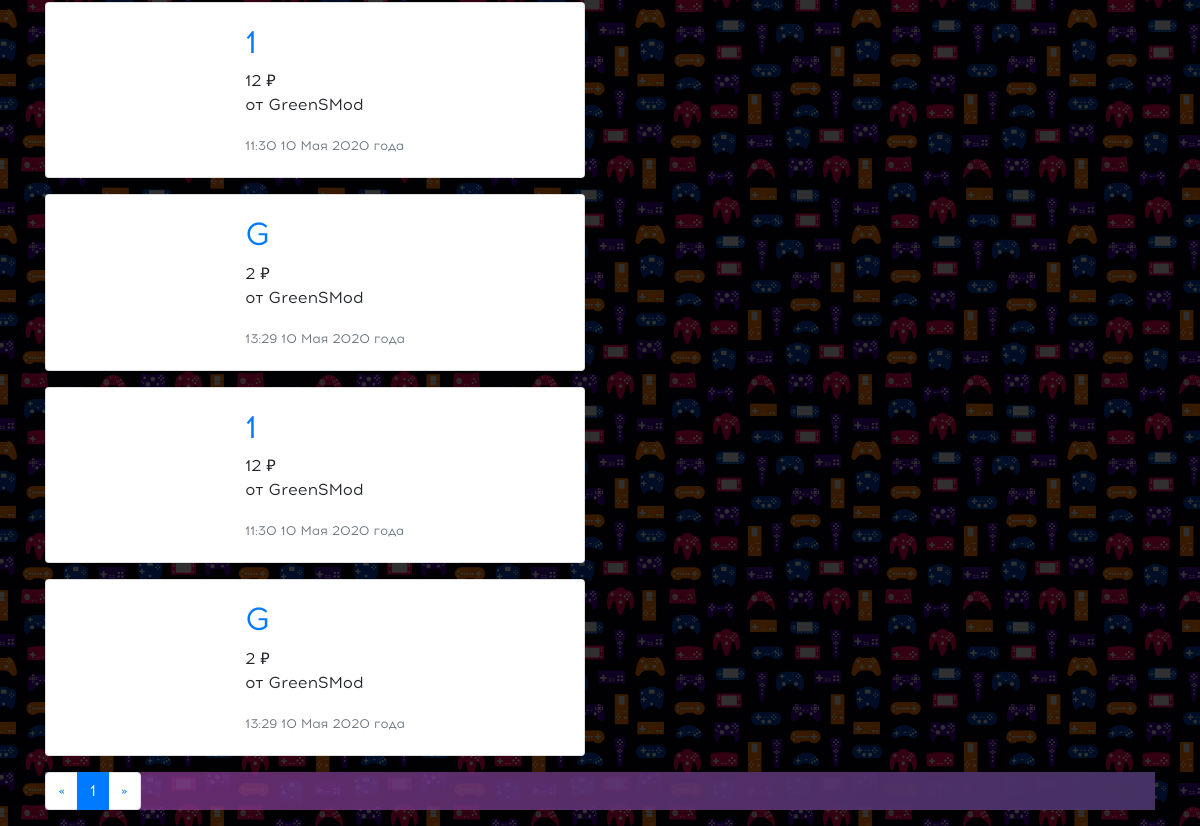
Page /goods/page1 (lower part) on the earlier database version.
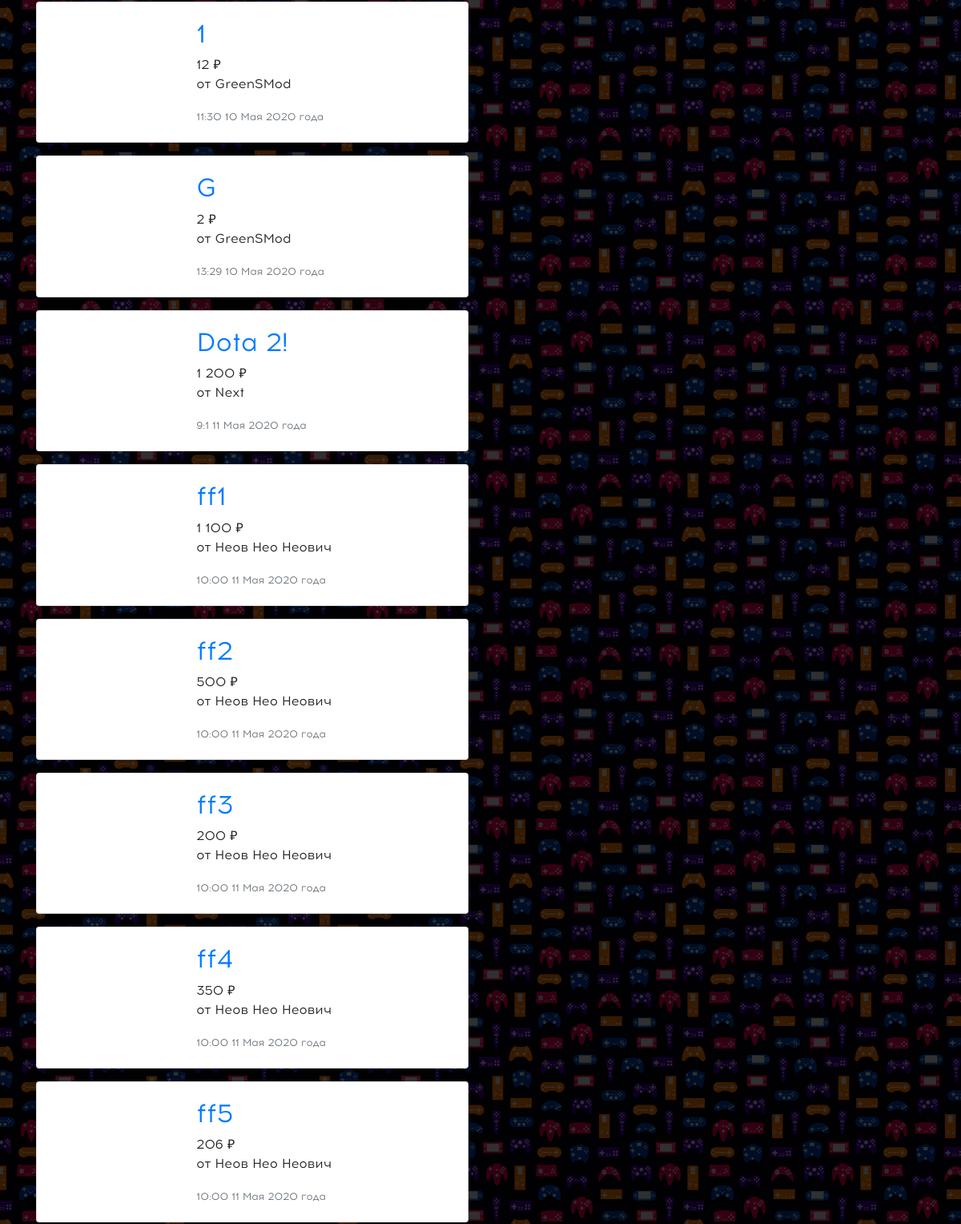
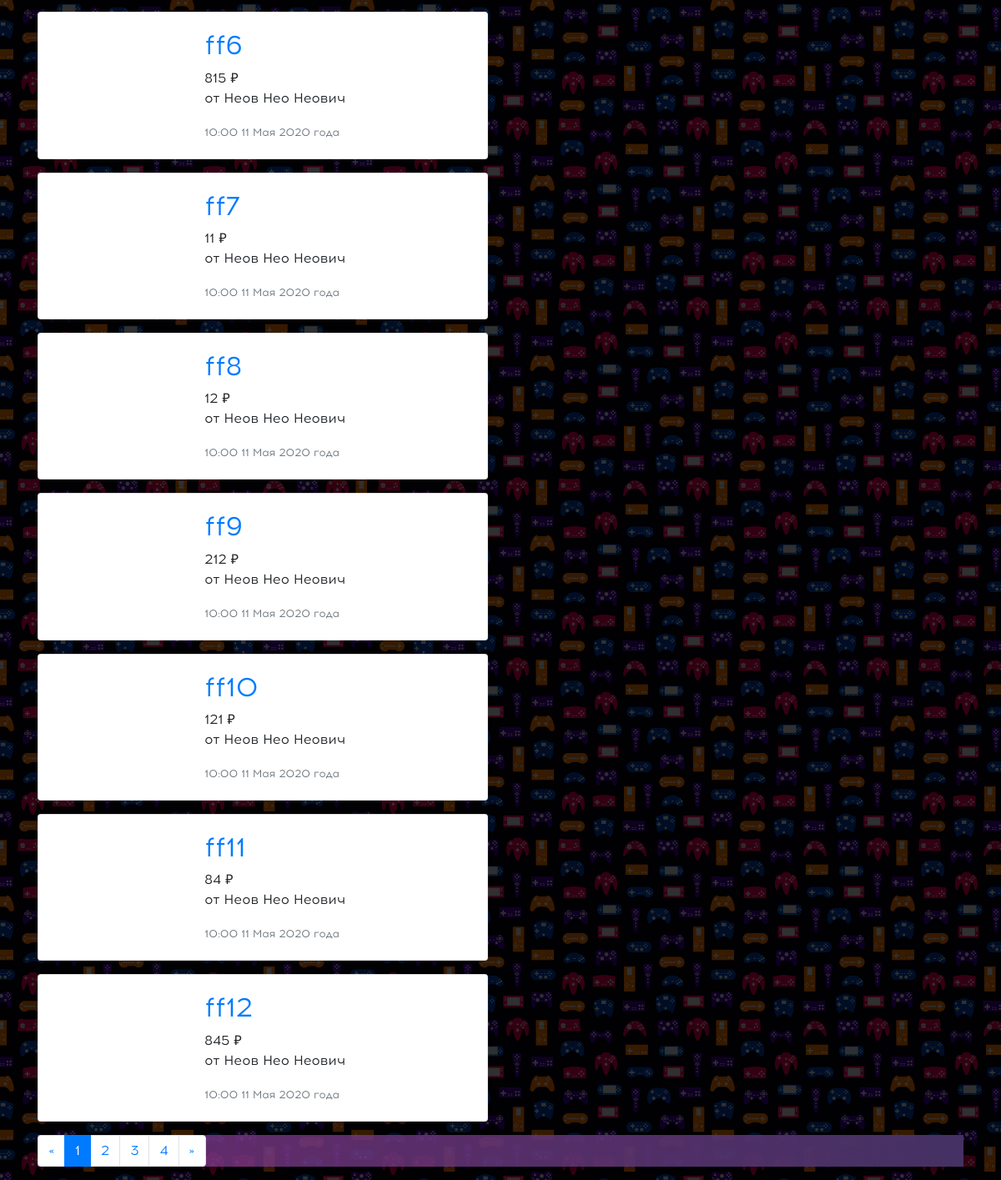
Same page on the later database version (2 pictures, top to bottom).
### data/news.py (models this page shows)
class News(SqlAlchemyBase):
    __tablename__ = 'news'
    id = sqlalchemy.Column(sqlalchemy.Integer,
                           primary_key=True, autoincrement=True)
    category = sqlalchemy.Column(sqlalchemy.String, nullable=True)
    title = sqlalchemy.Column(sqlalchemy.String, nullable=True)
    cost = sqlalchemy.Column(sqlalchemy.String, nullable=True)
    content = sqlalchemy.Column(sqlalchemy.String, nullable=True)
    Dict_Month = {1: "Января", 2: "Февраля", 3: "Марта", 4: "Апреля", 5: "Мая", 6: "Июня",
                  7: "Июля", 8: "Августа", 9: "Сентября", 10: "Октября", 11: "Ноября", 12: "Декабря"}
    DATA = datetime.datetime.now()
    DATA2 = " ".join([str(i) for i in [str(DATA.hour) + ":" + str(DATA.minute),
                                       DATA.day, Dict_Month[DATA.month], DATA.year, "года"]])
    created_date = sqlalchemy.Column(sqlalchemy.String,
                                     default=DATA2)
    is_private = sqlalchemy.Column(sqlalchemy.Boolean, default=True)
    user_id = sqlalchemy.Column(sqlalchemy.Integer,
                                sqlalchemy.ForeignKey("users.id"))
    categories = orm.relation("Category",
                              secondary="association",
                              backref="news")
    user = orm.relation('User')

### data/users.py (models this page shows, shortened)
class User(SqlAlchemyBase, UserMixin):
    __tablename__ = 'users'
    id = sqlalchemy.Column(sqlalchemy.Integer,
                           primary_key=True, autoincrement=True)
    name = sqlalchemy.Column(sqlalchemy.String, nullable=True)
    email = sqlalchemy.Column(sqlalchemy.String,
                              index=True, unique=True, nullable=True)
    status = sqlalchemy.Column(sqlalchemy.String, default="N")
    contacts = sqlalchemy.Column(sqlalchemy.JSON, nullable=True)
    hashed_password = sqlalchemy.Column(sqlalchemy.String, nullable=True)
    is_activate = sqlalchemy.Column(sqlalchemy.Boolean, default=False)
    uuid = sqlalchemy.Column(sqlalchemy.String, nullable=True)
    created_date = sqlalchemy.Column(sqlalchemy.String, nullable=True)
    img = sqlalchemy.Column(sqlalchemy.Boolean, nullable=True)
    news = orm.relation("News", back_populates='user')

### main.py (the view)
@app.route("/goods/page<int:page>")
@app.route("/goods/page<int:page>/cat<int:cat>")
def goods(page, cat=False):
    if current_user.is_authenticated and current_user.status == "B":
        return render_template('banned.html', title="GAMEPYED - ВЫ ЗАБАНЕНЫ")
    if page < 1:
        if cat:
            return redirect('/goods/page1/cat{}'.format(cat))
        return redirect('/goods/page1')
    session = db_session.create_session()
    number = 15
    s = []
    for p in session.query(News):
        if p.user.status == "P":
            if cat:
                if p.category == cat:
                    s.append(p)
            else:
                s.append(p)
    post = []
    if len(s) >= 3:
        for i in range(3):
            c = choice(s)
            if c in post:
                continue
            else:
                post.append(c)
    else:
        post.extend(s)
    for p in session.query(News):
        if cat and p not in post and p.user.status != "B":
            if p.category == cat:
                post.append(p)
        elif p not in post and p.user.status != "B":
            post.append(p)
    if cat:
        try:
            post.extend(session.query(News).filter(category_transform(cat) == News.category).all())
            if not post:
                return render_template("index.html", title="GAMEPYED - ОБЪЯВЛЕНИЯ", post=post, now_page=1)
        except Exception:
            return redirect('/goods/page1')
    else:
        post.extend(session.query(News).all())
    post_len = len(post)
    col_page = number_page(post_len, number)
    if page > col_page:
        if cat:
            return redirect('/goods/page{}/cat{}'.format(col_page, cat))
        return redirect('/goods/page{}'.format(col_page))
    to = page * number
    ot = to - number
    return render_template("index.html", title="GAMEPYED - ОБЪЯВЛЕНИЯ СТРАНИЦА {}".format(page), post=post[ot:to],
                           col_page=col_page, now_page=page, cat=cat)

### data/db_session.py (called while the page is built)
def create_session() -> Session:
    global __factory
    return __factory()

### main.py (called while the page is built)
def number_page(post_len, number):
    if post_len % number == 0:
        return post_len // number
    else:
        return post_len // number + 1

### templates/index.html (shortened to what this page needs)
{% extends "base.html" %}
{% block content %}
{% if post %}
{% for item in post%}
<div class="card mb-3" style="max-width: 540px;">
    <div class="row no-gutters">
        <div class="col-md-4">
        </div>
        <div class="col-md-8">
            <div class="card-body">
                <h2><a href="/some_post/{{ item.id }}" class="card-title">{{ item.title }}</a></h2>
                <div>
                    {{item.cost}} ₽
                </div>
                <p class="card-text">от {{item.user.name}}</p>
                <p class="card-text"><small class="text-muted">{{item.created_date}}</small></p>
            </div>
        </div>
    </div>
</div>
{% endfor %}
<nav aria-label="Page navigation example">
    <ul class="pagination">
        <li class="page-item">
            {% if cat %}
            {% if now_page == 1 %}
            <a class="page-link" href="" aria-label="Previous">
                <span aria-hidden="true">&laquo;</span>
            </a>
            {% else %}
            <a class="page-link" href="/goods/page{{now_page - 1}}/cat{{cat}}" aria-label="Previous">
                <span aria-hidden="true">&laquo;</span>
            </a>
            {% endif %}
            {% else %}
            {% if now_page == 1 %}
            <a class="page-link" href="" aria-label="Previous">
                <span aria-hidden="true">&laquo;</span>
            </a>
            {% else %}
            <a class="page-link" href="/goods/page{{now_page - 1}}" aria-label="Previous">
                <span aria-hidden="true">&laquo;</span>
            </a>
            {% endif %}
            {% endif %}
        </li>
        {% for page in range(1, col_page + 1)%}
        {% if cat %}
        {% if now_page == page %}
        <li class="page-item active" aria-current="page">
            <a class="page-link" href="/goods/page{{page}}/cat{{cat}}">{{page}} <span class="sr-only">(current)</span></a>
        </li>
        {% else %}
        <li class="page-item"><a class="page-link" href="/goods/page{{page}}/cat{{cat}}">{{page}}</a></li>
        {% endif %}
        {% else %}
        {% if now_page == page %}
        <li class="page-item active" aria-current="page">
            <a class="page-link" href="/goods/page{{page}}">{{page}} <span class="sr-only">(current)</span></a>
        </li>
        {% else %}
        <li class="page-item"><a class="page-link" href="/goods/page{{page}}">{{page}}</a></li>
        {% endif %}
        {% endif %}
        {% endfor %}
        <li class="page-item">
            {% if cat %}
            {% if now_page == col_page %}
            <a class="page-link" href="" aria-label="Next">
                <span aria-hidden="true">&raquo;</span>
            </a>
            {% else %}
             <a class="page-link" href="/goods/page{{now_page + 1}}/cat{{cat}}" aria-label="Next">
                <span aria-hidden="true">&raquo;</span>
            </a>
            {% endif %}
            {% else %}
            {% if now_page == col_page %}
            <a class="page-link" href="" aria-label="Next">
                <span aria-hidden="true">&raquo;</span>
            </a>
            {% else %}
             <a class="page-link" href="/goods/page{{now_page + 1}}" aria-label="Next">
                <span aria-hidden="true">&raquo;</span>
            </a>
            {% endif %}
            {% endif %}
        </li>
    </ul>
</nav>
{% else %}
    <div class="alert alert-danger" role="alert">Постов по такой категории нет</div>
{% endif %}
{% endblock %}

Differences in the rows shown:
no longer on one of the page's lists (row edited): News: title "1", cost "12", user.name "GreenSMod", created_date "11:30 10 Мая 2020 года"
no longer on one of the page's lists (row unchanged): News: title "G", cost "2", user.name "GreenSMod", created_date "13:29 10 Мая 2020 года"
added News: title "Dota 2!", cost "1 200", user.name "Next", created_date "9:1 11 Мая 2020 года"
added News: title "ff1", cost "1 100", user.name "Неов Нео Неович", created_date "10:00 11 Мая 2020 года"
added News: title "ff2", cost "500", user.name "Неов Нео Неович", created_date "10:00 11 Мая 2020 года"
added News: title "ff3", cost "200", user.name "Неов Нео Неович", created_date "10:00 11 Мая 2020 года"
added News: title "ff4", cost "350", user.name "Неов Нео Неович", created_date "10:00 11 Мая 2020 года"
added News: title "ff5", cost "206", user.name "Неов Нео Неович", created_date "10:00 11 Мая 2020 года"
added News: title "ff6", cost "815", user.name "Неов Нео Неович", created_date "10:00 11 Мая 2020 года"
added News: title "ff7", cost "11", user.name "Неов Нео Неович", created_date "10:00 11 Мая 2020 года"
added News: title "ff8", cost "12", user.name "Неов Нео Неович", created_date "10:00 11 Мая 2020 года"
added News: title "ff9", cost "212", user.name "Неов Нео Неович", created_date "10:00 11 Мая 2020 года"
added News: title "ff10", cost "121", user.name "Неов Нео Неович", created_date "10:00 11 Мая 2020 года"
added News: title "ff11", cost "84", user.name "Неов Нео Неович", created_date "10:00 11 Мая 2020 года"
added News: title "ff12", cost "845", user.name "Неов Нео Неович", created_date "10:00 11 Мая 2020 года"
Other differences:
new list line: "2"
new list line: "3"
new list line: "4"
